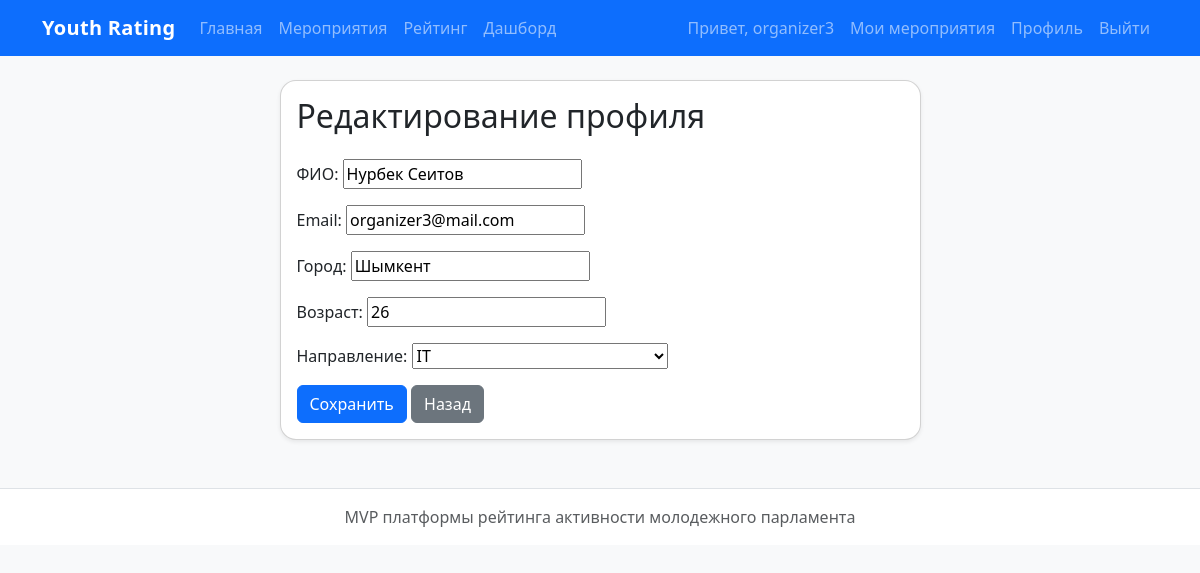
/users/profile/edit/ (signed in), run on the app's committed database.
### users/models.py (models this page shows, shortened)
class User(AbstractUser):
    ROLE_CHOICES = [
        ('participant', 'Участник'),
        ('organizer', 'Организатор'),
        ('observer', 'Наблюдатель'),
    ]
    DIRECTION_CHOICES = [
        ('IT', 'IT'),
        ('Media', 'Медиа'),
        ('Social', 'Социальное проектирование'),
    ]
    full_name = models.CharField(max_length=255, verbose_name='ФИО', blank=True)
    email = models.EmailField(unique=True, verbose_name='Email')
    role = models.CharField(max_length=20, choices=ROLE_CHOICES, default='participant', verbose_name='Роль')
    city = models.CharField(max_length=100, blank=True, verbose_name='Город')
    age = models.PositiveIntegerField(null=True, blank=True, verbose_name='Возраст')
    direction = models.CharField(max_length=20, choices=DIRECTION_CHOICES, blank=True, verbose_name='Направление')
    is_approved_organizer = models.BooleanField(default=False, verbose_name='Организатор одобрен')

### users/views.py (the view)
# urls.py: path('profile/edit/', edit_profile_view, name='edit_profile'),
@login_required
def edit_profile_view(request):
    if request.method == 'POST':
        form = UserUpdateForm(request.POST, instance=request.user)
        if form.is_valid():
            form.save()
            messages.success(request, 'Профиль обновлен.')
            return redirect('profile')
    else:
        form = UserUpdateForm(instance=request.user)
    return render(request, 'users/edit_profile.html', {'form': form})

### users/forms.py
class UserUpdateForm(forms.ModelForm):
    class Meta:
        model = User
        fields = [
            'full_name',
            'email',
            'city',
            'age',
            'direction',
        ]

### templates/users/edit_profile.html (shortened to what this page needs)
{% extends 'base.html' %}
{% block content %}
<div class="row justify-content-center">
    <div class="col-md-7">
        <div class="card shadow-sm">
            <div class="card-body">
                <h2 class="mb-4">Редактирование профиля</h2>
                <form method="post">
                    {{ form.as_p }}
                    <button type="submit" class="btn btn-primary">Сохранить</button>
                    <a href="{% url 'profile' %}" class="btn btn-secondary">Назад</a>
                </form>
            </div>
        </div>
    </div>
</div>
{% endblock %}

### templates/base.html (shortened to what this page needs)
{% load static %}
<!DOCTYPE html>
<html lang="ru">
<head>
    <link href="https://cdn.jsdelivr.net/npm/bootstrap@5.3.3/dist/css/bootstrap.min.css" rel="stylesheet">
    <link rel="stylesheet" href="{% static 'css/style.css' %}">
</head>
<body class="bg-light">
<nav class="navbar navbar-expand-lg navbar-dark bg-primary">
    <div class="container">
        <a class="navbar-brand fw-bold" href="/">Youth Rating</a>
        <div class="collapse navbar-collapse" id="mainNav">
            <ul class="navbar-nav me-auto">
                <li class="nav-item">
                    <a class="nav-link" href="/">Главная</a>
                </li>
                <li class="nav-item">
                    <a class="nav-link" href="/events/">Мероприятия</a>
                </li>
                <li class="nav-item">
                    <a class="nav-link" href="{% url 'leaderboard' %}">Рейтинг</a>
                </li>
                <li class="nav-item">
                    <a class="nav-link" href="{% url 'home' %}">Дашборд</a>
                </li>
            </ul>
            <ul class="navbar-nav">
                {% if user.is_authenticated %}
                    <li class="nav-item">
                        <span class="nav-link">Привет, {{ user.username }}</span>
                    </li>
                      <li class="nav-item">
                            <a class="nav-link" href="{% url 'my_events' %}">Мои мероприятия</a>
                      </li>
                  <li class="nav-item">
                        <a class="nav-link" href="{% url 'profile' %}">Профиль</a>
                    </li>
                    <li class="nav-item">
                        <form method="post" action="{% url 'logout' %}">
                            <button type="submit" class="btn btn-link nav-link" style="display:inline; text-decoration:none;">
                                Выйти
                            </button>
                        </form>
                    </li>
                {% else %}
                    <li class="nav-item">
                        <a class="nav-link" href="{% url 'login' %}">Войти</a>
                    </li>
                    <li class="nav-item">
                            <a class="nav-link" href="{% url 'register' %}">Регистрация</a>                    </li>
                {% endif %}
            </ul>
        </div>
    </div>
</nav>
<main class="container my-4">
    {% block content %}{% endblock %}
</main>
<footer class="bg-white border-top py-3 mt-5">
    <div class="container text-center text-muted">
        MVP платформы рейтинга активности молодежного парламента
    </div>
</footer>
</body>
</html>

### static/css/style.css (style rules this page uses)
body { min-height: 100vh; }
.card { border-radius: 16px; }
.navbar-brand { letter-spacing: 0.3px; }

### data on the page
User: username "organizer3", full_name "Нурбек Сеитов", email "organizer3@mail.com", city "Шымкент", age "26", direction "IT"
